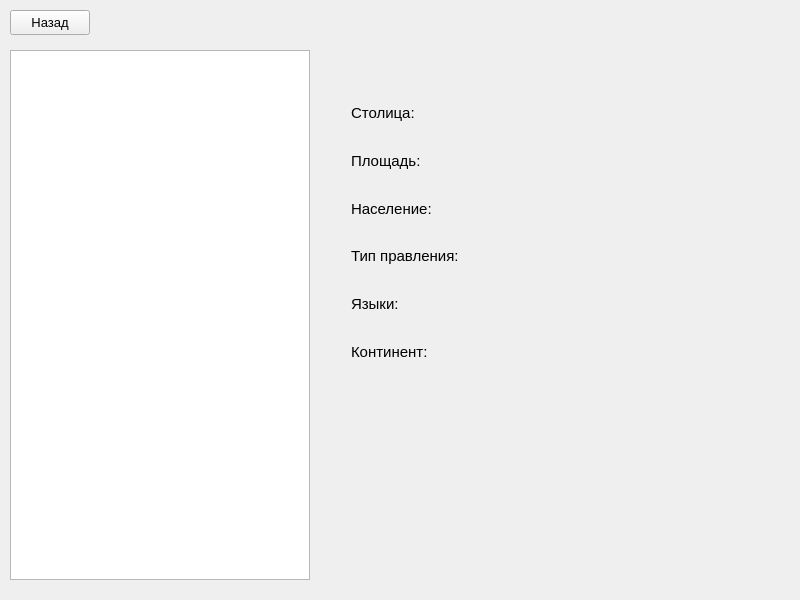
<?xml version="1.0" encoding="UTF-8"?>
<ui version="4.0">
 <class>Information</class>
 <widget class="QWidget" name="Information">
  <property name="geometry">
   <rect>
    <x>0</x>
    <y>0</y>
    <width>800</width>
    <height>600</height>
   </rect>
  </property>
  <property name="minimumSize">
   <size>
    <width>800</width>
    <height>600</height>
   </size>
  </property>
  <property name="maximumSize">
   <size>
    <width>800</width>
    <height>600</height>
   </size>
  </property>
  <property name="font">
   <font>
    <family>Segoe UI</family>
    <pointsize>10</pointsize>
    <weight>50</weight>
    <italic>false</italic>
    <bold>false</bold>
   </font>
  </property>
  <property name="windowTitle">
   <string>Информация по всем странам</string>
  </property>
  <widget class="QPushButton" name="Back">
   <property name="geometry">
    <rect>
     <x>10</x>
     <y>10</y>
     <width>80</width>
     <height>25</height>
    </rect>
   </property>
   <property name="text">
    <string>Назад</string>
   </property>
  </widget>
  <widget class="QTableView" name="tableView">
   <property name="geometry">
    <rect>
     <x>10</x>
     <y>50</y>
     <width>300</width>
     <height>530</height>
    </rect>
   </property>
   <property name="sizePolicy">
    <sizepolicy hsizetype="Fixed" vsizetype="Fixed">
     <horstretch>0</horstretch>
     <verstretch>0</verstretch>
    </sizepolicy>
   </property>
   <property name="minimumSize">
    <size>
     <width>300</width>
     <height>530</height>
    </size>
   </property>
   <property name="maximumSize">
    <size>
     <width>300</width>
     <height>530</height>
    </size>
   </property>
   <attribute name="horizontalHeaderCascadingSectionResizes">
    <bool>false</bool>
   </attribute>
   <attribute name="horizontalHeaderMinimumSectionSize">
    <number>280</number>
   </attribute>
   <attribute name="horizontalHeaderDefaultSectionSize">
    <number>280</number>
   </attribute>
   <attribute name="horizontalHeaderHighlightSections">
    <bool>false</bool>
   </attribute>
   <attribute name="verticalHeaderMinimumSectionSize">
    <number>35</number>
   </attribute>
   <attribute name="verticalHeaderDefaultSectionSize">
    <number>35</number>
   </attribute>
   <attribute name="verticalHeaderHighlightSections">
    <bool>false</bool>
   </attribute>
  </widget>
  <widget class="QLabel" name="country_label">
   <property name="enabled">
    <bool>true</bool>
   </property>
   <property name="geometry">
    <rect>
     <x>330</x>
     <y>50</y>
     <width>431</width>
     <height>41</height>
    </rect>
   </property>
   <property name="font">
    <font>
     <family>Segoe UI</family>
     <pointsize>20</pointsize>
     <weight>50</weight>
     <italic>false</italic>
     <bold>false</bold>
    </font>
   </property>
   <property name="text">
    <string/>
   </property>
   <property name="alignment">
    <set>Qt::AlignCenter</set>
   </property>
  </widget>
  <widget class="QLabel" name="capital_label">
   <property name="geometry">
    <rect>
     <x>441</x>
     <y>101</y>
     <width>301</width>
     <height>24</height>
    </rect>
   </property>
   <property name="font">
    <font>
     <family>Segoe UI</family>
     <pointsize>11</pointsize>
     <weight>50</weight>
     <italic>false</italic>
     <bold>false</bold>
    </font>
   </property>
   <property name="text">
    <string/>
   </property>
  </widget>
  <widget class="QLabel" name="label">
   <property name="geometry">
    <rect>
     <x>351</x>
     <y>101</y>
     <width>83</width>
     <height>24</height>
    </rect>
   </property>
   <property name="font">
    <font>
     <family>Segoe UI</family>
     <pointsize>11</pointsize>
     <weight>50</weight>
     <italic>false</italic>
     <bold>false</bold>
    </font>
   </property>
   <property name="text">
    <string>Столица:</string>
   </property>
  </widget>
  <widget class="QLabel" name="language_label">
   <property name="geometry">
    <rect>
     <x>421</x>
     <y>292</y>
     <width>361</width>
     <height>24</height>
    </rect>
   </property>
   <property name="font">
    <font>
     <family>Segoe UI</family>
     <pointsize>11</pointsize>
     <weight>50</weight>
     <italic>false</italic>
     <bold>false</bold>
    </font>
   </property>
   <property name="text">
    <string/>
   </property>
  </widget>
  <widget class="QLabel" name="continent_label">
   <property name="geometry">
    <rect>
     <x>461</x>
     <y>340</y>
     <width>241</width>
     <height>24</height>
    </rect>
   </property>
   <property name="font">
    <font>
     <family>Segoe UI</family>
     <pointsize>11</pointsize>
     <weight>50</weight>
     <italic>false</italic>
     <bold>false</bold>
    </font>
   </property>
   <property name="text">
    <string/>
   </property>
  </widget>
  <widget class="QLabel" name="area_label">
   <property name="geometry">
    <rect>
     <x>449</x>
     <y>149</y>
     <width>201</width>
     <height>24</height>
    </rect>
   </property>
   <property name="font">
    <font>
     <family>Segoe UI</family>
     <pointsize>11</pointsize>
     <weight>50</weight>
     <italic>false</italic>
     <bold>false</bold>
    </font>
   </property>
   <property name="text">
    <string/>
   </property>
  </widget>
  <widget class="QLabel" name="label_6">
   <property name="geometry">
    <rect>
     <x>351</x>
     <y>340</y>
     <width>103</width>
     <height>24</height>
    </rect>
   </property>
   <property name="font">
    <font>
     <family>Segoe UI</family>
     <pointsize>11</pointsize>
     <weight>50</weight>
     <italic>false</italic>
     <bold>false</bold>
    </font>
   </property>
   <property name="text">
    <string>Континент:</string>
   </property>
  </widget>
  <widget class="QLabel" name="government_label">
   <property name="geometry">
    <rect>
     <x>480</x>
     <y>245</y>
     <width>291</width>
     <height>24</height>
    </rect>
   </property>
   <property name="font">
    <font>
     <family>Segoe UI</family>
     <pointsize>9</pointsize>
     <weight>50</weight>
     <italic>false</italic>
     <bold>false</bold>
    </font>
   </property>
   <property name="text">
    <string/>
   </property>
  </widget>
  <widget class="QLabel" name="label_3">
   <property name="geometry">
    <rect>
     <x>351</x>
     <y>197</y>
     <width>107</width>
     <height>24</height>
    </rect>
   </property>
   <property name="font">
    <font>
     <family>Segoe UI</family>
     <pointsize>11</pointsize>
     <weight>50</weight>
     <italic>false</italic>
     <bold>false</bold>
    </font>
   </property>
   <property name="text">
    <string>Население:</string>
   </property>
  </widget>
  <widget class="QLabel" name="label_5">
   <property name="geometry">
    <rect>
     <x>351</x>
     <y>292</y>
     <width>63</width>
     <height>24</height>
    </rect>
   </property>
   <property name="font">
    <font>
     <family>Segoe UI</family>
     <pointsize>11</pointsize>
     <weight>50</weight>
     <italic>false</italic>
     <bold>false</bold>
    </font>
   </property>
   <property name="text">
    <string>Языки:</string>
   </property>
  </widget>
  <widget class="QLabel" name="population_label">
   <property name="geometry">
    <rect>
     <x>465</x>
     <y>197</y>
     <width>221</width>
     <height>24</height>
    </rect>
   </property>
   <property name="font">
    <font>
     <family>Segoe UI</family>
     <pointsize>11</pointsize>
     <weight>50</weight>
     <italic>false</italic>
     <bold>false</bold>
    </font>
   </property>
   <property name="text">
    <string/>
   </property>
  </widget>
  <widget class="QLabel" name="label_2">
   <property name="geometry">
    <rect>
     <x>351</x>
     <y>149</y>
     <width>91</width>
     <height>24</height>
    </rect>
   </property>
   <property name="font">
    <font>
     <family>Segoe UI</family>
     <pointsize>11</pointsize>
     <weight>50</weight>
     <italic>false</italic>
     <bold>false</bold>
    </font>
   </property>
   <property name="text">
    <string>Площадь:</string>
   </property>
  </widget>
  <widget class="QLabel" name="label_4">
   <property name="geometry">
    <rect>
     <x>351</x>
     <y>244</y>
     <width>145</width>
     <height>24</height>
    </rect>
   </property>
   <property name="font">
    <font>
     <family>Segoe UI</family>
     <pointsize>11</pointsize>
     <weight>50</weight>
     <italic>false</italic>
     <bold>false</bold>
    </font>
   </property>
   <property name="text">
    <string>Тип правления:</string>
   </property>
  </widget>
 </widget>
 <resources/>
 <connections/>
</ui>
